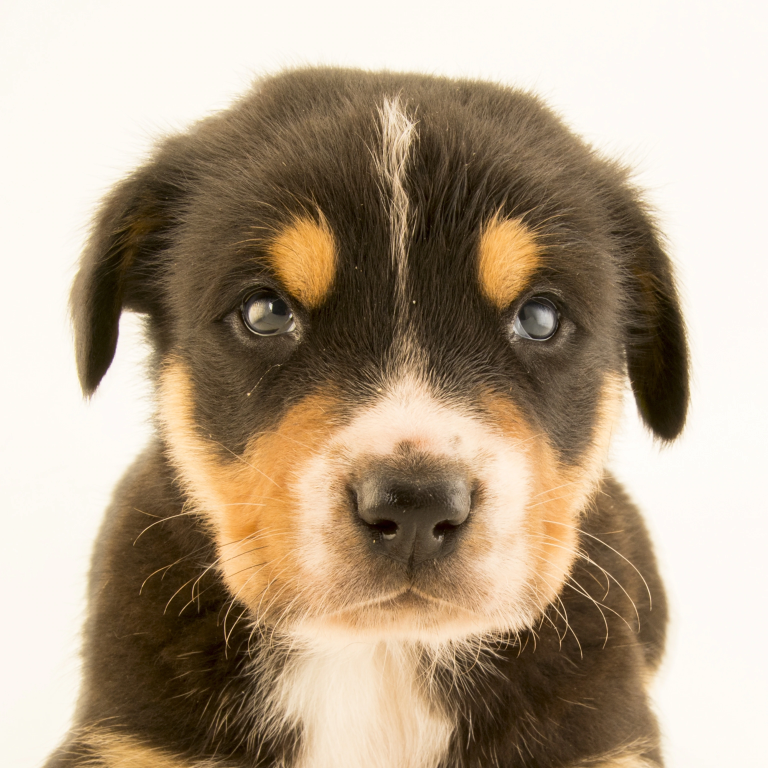
#> input picture Image1.webp, 3072 x 3072 px (shown at 1/4 size)
$ python main.py
#> lines starting #> are read from the running program, lines starting #| are printed output that depends on the picture
#> the answer given: Image1.webp
import cv2
import numpy
import math
import matplotlib.pyplot as plt
import os

class Image:
    def __init__(self, name):
        self.__imagename = name
        self.__width = 0
        self.__height = 0
        self.__image = ''
        self.__channel = 0

    def GetName(self):
        return self.__imagename

    def Setsize(self, image):
        height, width, channel = image.shape
#> height = 3072; width = 3072; channel = 3
        self.__height = int(height/8)
        if self.__height < 72:
            self.__height = 72
        elif self.__height > 144:
            self.__height = 144

        while self.__height % 8 != 0:
            self.__height -= 1

        print(self.__height)
        self.__channel = channel
        self.__width = self.__height

    def resize(self, image):
        self.__image = cv2.resize(image, (self.__width,self.__height), interpolation = cv2.INTER_AREA)
#> image is the input picture: shape (3072, 3072, 3); mean B, G, R 138.2, 160.2, 177.8

    def Ascii(self, final, sprites):
        indexrow = 0
        self.__image = cv2.imread(self.__imagename)
        cv2.imshow("raw", self.__image)
        cv2.waitKey(0)
        self.Setsize(self.__image)
        self.resize(self.__image)
        cv2.imshow("Scaled", self.__image)
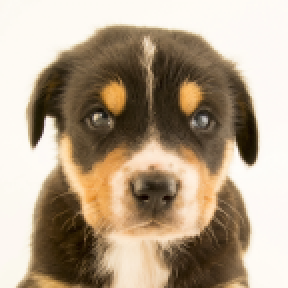
#> window 'Scaled': shape (144, 144, 3) (shown 2 times larger); mean B, G, R 138.3, 160.2, 177.8
        cv2.waitKey(0)

        for i in self.__image:
            columnindex = 0
            row = []
            for j in i:
                temp = self.Luminance(indexrow, columnindex)
                if 0 <= temp < 21:
                    row.append(sprites[0])
                elif 21 <= temp < 42:
                    row.append(sprites[1])
                elif 42 <= temp < 63:
                    row.append(sprites[2])
                elif 63 <= temp < 84:
                    row.append(sprites[3])
                elif 84 <= temp < 105:
                    row.append(sprites[4])
                elif 105 <= temp < 126:
                    row.append(sprites[5])
                elif 126 <= temp < 147:
                    row.append(sprites[6])
                elif 147 <= temp < 168:
                    row.append(sprites[7])
                elif 168 <= temp < 189:
                    row.append(sprites[8])
                elif 189 <= temp < 210:
                    row.append(sprites[9])
                else:
                    row.append(sprites[9])
                columnindex += 1
            final.append(row)
            indexrow += 1


    def Luminance(self, row, column):
        r,g,b = self.__image[row][column]
        return math.floor(0.2126 * r + 0.7152 * g + 0.0722 * b) * 10/ 10

sprites = [" ", ".", ":", "-", "=", "+", "*", "#", "%", "@"]
final = []

def DrawImage(array):
    for i in array:
        temp = ""
        for j in i:
            temp += " " + j + " "

        print(temp)

def SaveImage(array):
    try:
        os.remove(f"{ascii.GetName()}Ascii.txt")
    except FileNotFoundError:
        print("Cant delete file")
    textpad = open(f"{ascii.GetName()}Ascii.txt", "a")
    for i in array:
        temp = ""
        for j in i:
            temp += j + " "
        textpad.write(f"{temp}\n")


if __name__ == '__main__':
    sprite = str(input("What is the name of the file you would like to be ascii?: "))
    ascii = Image(sprite)
    ascii.Ascii(final, sprites)
    DrawImage(final)
    SaveImage(final)

$ run again, on Man.png
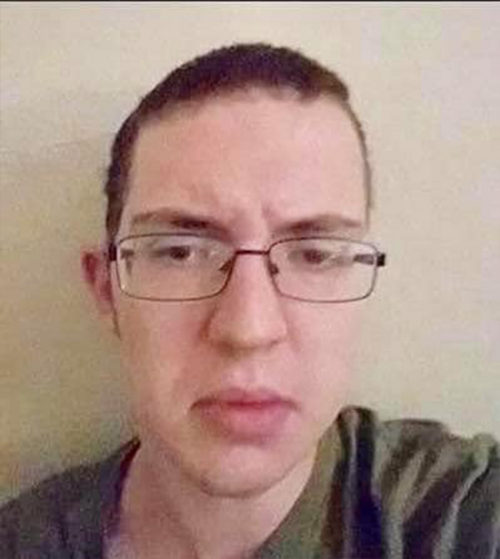
#> input picture Man.png, 500 x 559 px
#> in resize, image is the input picture: shape (559, 500, 3); mean B, G, R 133.3, 143.3, 170.1
#> in Ascii, `cv2.imshow("Scaled", self.__image)`:
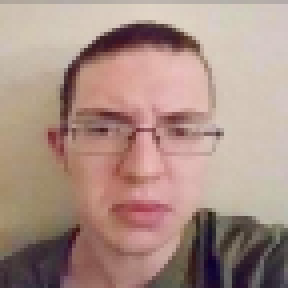
#> window 'Scaled': shape (72, 72, 3) (shown 4 times larger); mean B, G, R 133.3, 143.3, 170.1

$ run again, on andrew.jpg
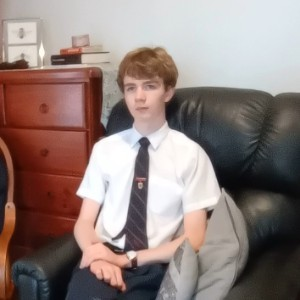
#> input picture andrew.jpg, 300 x 300 px
#> in resize, image is the input picture: shape (300, 300, 3); mean B, G, R 123.3, 127.4, 143.8
#> in Ascii, `cv2.imshow("Scaled", self.__image)`:
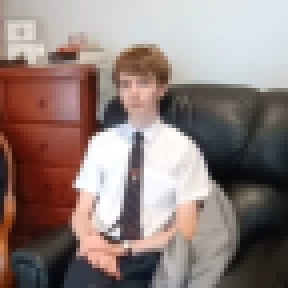
#> window 'Scaled': shape (72, 72, 3) (shown 4 times larger); mean B, G, R 123.3, 127.4, 143.8

$ run again, on aust.jpg
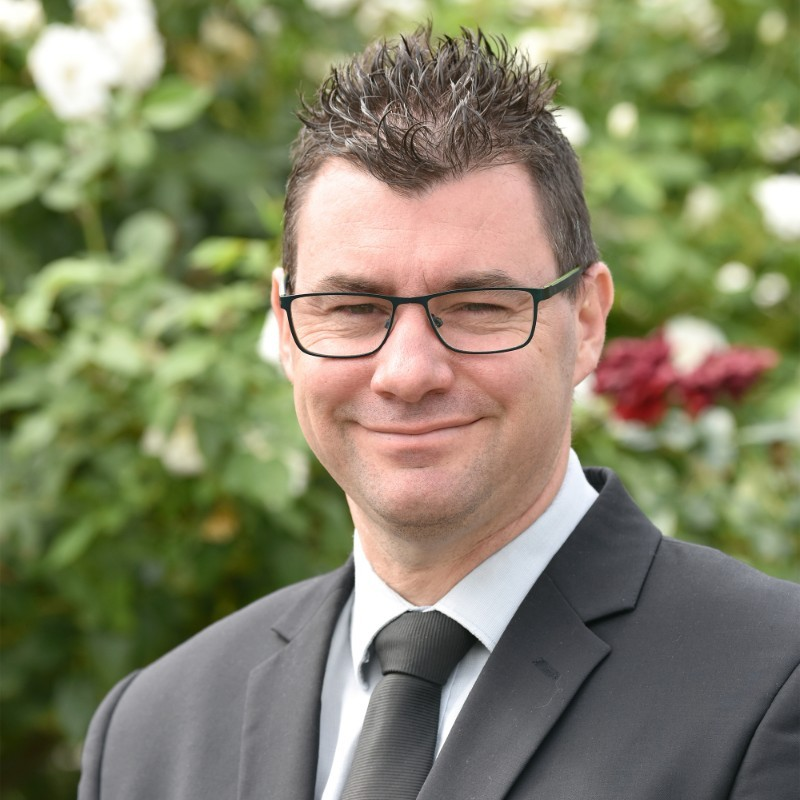
#> input picture aust.jpg, 800 x 800 px
#> in resize, image is the input picture: shape (800, 800, 3); mean B, G, R 101.9, 130.9, 131.8
#> in Ascii, `cv2.imshow("Scaled", self.__image)`:
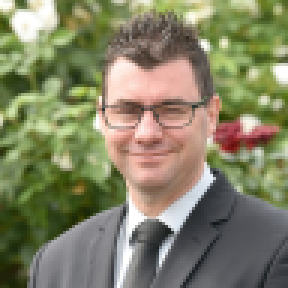
#> window 'Scaled': shape (96, 96, 3) (shown 3 times larger); mean B, G, R 101.9, 130.9, 131.8
